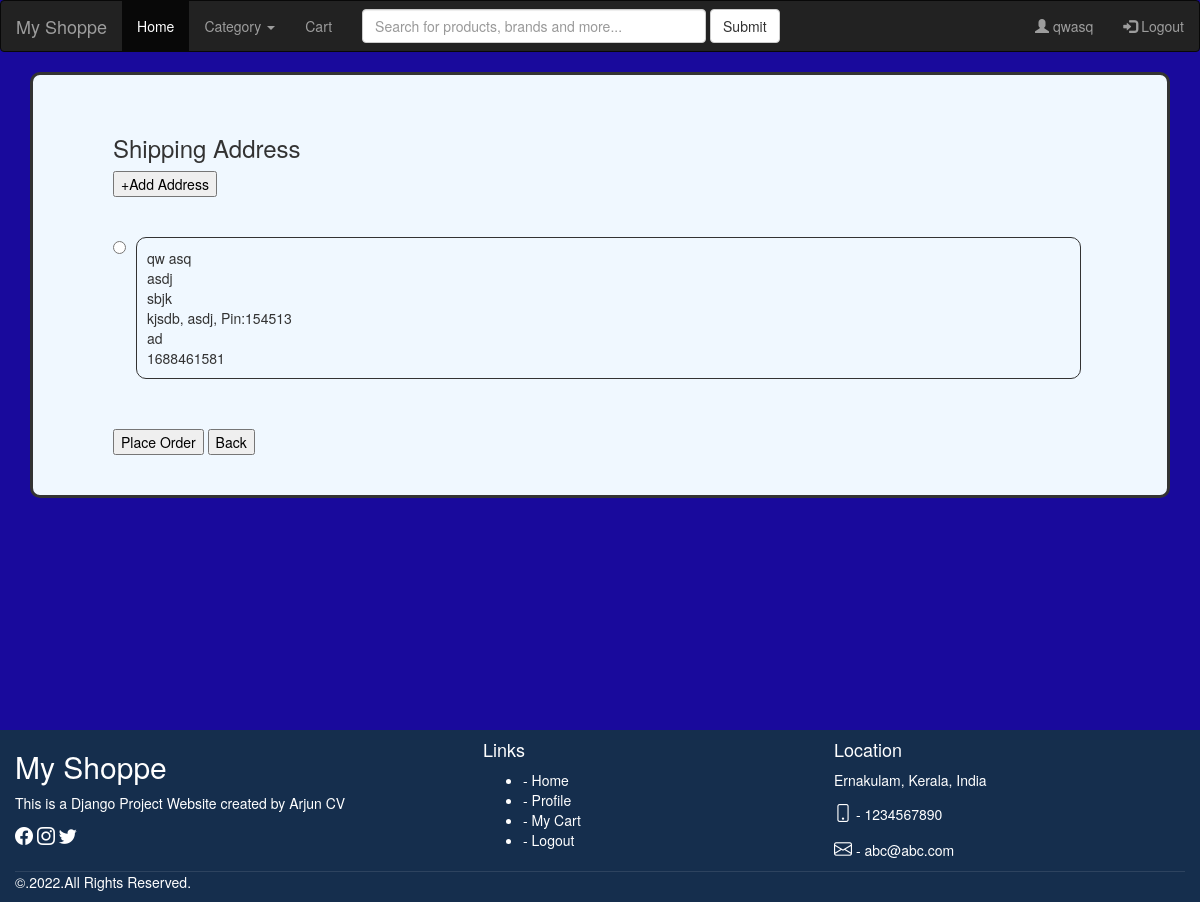
Screenshot of /shippingpage (signed in) with the database file from the repository.
### account/models.py (models this page shows)
class userdetails(models.Model):
    username = models.ForeignKey(User,blank=True, null=True, on_delete=models.CASCADE)
    Address_line1 = models.CharField(max_length=50, default='NULL')
    Address_line2 = models.CharField(max_length=50, default='NULL')
    City = models.CharField(max_length=50, default='NULL')
    State = models.CharField(max_length=50, default='NULL')
    Phone_no = models.TextField(max_length=10, default='NULL')
    Pincode = models.IntegerField()
    landmark = models.CharField(max_length=100, default='NULL')

### home/views.py (the view)
# urls.py: path("shippingpage", views.shippingpage, name="shippingpage"),
def shippingpage(request):
    page = loader.get_template('shippingpage.html')
    db = userdetails.objects.filter(username_id=request.user.id)
    print(db)
    data = {"add": db}
    response = page.render(data, request)
    return HttpResponse(response)

### home/templates/shippingpage.html (shortened to what this page needs)
{% extends 'base.html' %}
{% block content %}
<div class="container" style="min-height: 648px;">
    <div class="cart_div">
        <h3>Shipping Address</h3>
        <button type="button" onclick="add_address()" style="color: black;">+Add Address</button>
        <br>
        <br>
        <br>
        <Form action="placeorder" method="post">
            {% for i in add %}
            <input type="radio" name='id' value='{{i.id}}' style="float: left;" required>
            <div id=address class="address_div">
                <div style="width: 90%; height: 120px;float: left; height: 100%;">
                    {{i.username.first_name}} {{i.username.last_name}}<br>
                    {{i.Address_line1}}<br>
                    {{i.Address_line2}}<br>
                    {{i.City}}, {{i.State}}, Pin:{{i.Pincode}}<br>
                    {{i.landmark}}<br>
                    {{i.Phone_no}}<br>
                </div>
                <div
                    style="width: 10%; height: 120px; float: left; justify-content: center;display: flex; align-items: center;">
                    <a href="login/deleteaddress/{{i.id}}">
                        <box-icon name='trash'></box-icon>
                    </a>
                </div>
            </div>
            {% endfor %}
            <br>
            <br>
            <a href="" style="color: black;"><input type="submit" value="Place Order"></a>
            <a href="mycart" style="color: black;"><input type="button" value="Back"></a>
        </Form>
    </div>
</div>
{% endblock %}

### landingpage/base.html (shortened to what this page needs)
<!DOCTYPE html>
<html lang="en">
{% load static %}
{% static 'images' as base %}
<head>
    <link rel="stylesheet" href="https://maxcdn.bootstrapcdn.com/bootstrap/3.4.1/css/bootstrap.min.css">
    <link rel="stylesheet" href="https://cdn.jsdelivr.net/npm/bootstrap-icons@1.5.0/font/bootstrap-icons.css">
    <link rel="stylesheet" href="https://cdnjs.cloudflare.com/ajax/libs/font-awesome/5.15.3/css/all.min.css">
    <link rel="stylesheet" href="{% static 'css/main.css' %}">
</head>
<body style="background-color:rgb(25, 10, 156); display:flex; flex-direction: column;">
    <nav class="navbar navbar-inverse">
        <div class="container-fluid">
            <div class="navbar-header">
                <a class="navbar-brand" href="/">My Shoppe</a>
            </div>
            <ul class="nav navbar-nav">
                <li class="active"><a href="/">Home</a></li>
                <li class="dropdown"><a class="dropdown-toggle" data-toggle="dropdown" href="#">Category <span
                            class="caret"></span></a>
                </li>
                {% if user.is_authenticated %}
                    <li><a href="/mycart">Cart</a></li>
                {% else %}
                    <li><a href="/login">Cart</a></li>
                {% endif %}
            </ul>
            <form class="navbar-form navbar-left" action="searchitem" method="post">
                <div class="form-group">
                    <input type="text" class="form-control" placeholder="Search for products, brands and more..." size="40" name="keyword" id="keyword">
                </div>
                <button type="submit" class="btn btn-default">Submit</button>
            </form>
            <ul class="nav navbar-nav navbar-right">
                {% if user.is_authenticated is False%}
                    <li><a href="/login/register"><span class="glyphicon glyphicon-user"></span> Sign Up</a></li>
                {% else %}
                    <li><a href="userprofile"><span class="glyphicon glyphicon-user"></span> {{request.user.username}}</a></li>
                {% endif %}
                {% if user.is_authenticated %}
                    <li><a href="/login/logout"><span class="glyphicon glyphicon-log-in"></span> Logout</a></li>
                {% else %}
                    <li><a href="/login"><span class="glyphicon glyphicon-log-in"></span> Login</a></li>
                {% endif %}
            </ul>
        </div>
    </nav>
    {% block footer %}
    {% block content %}{% endblock %}
    <div class="footer_div">
        <div class="container">
          <div class="row">
            <div style="width: 40%; float:left">
              <h2>My Shoppe</h2>
              <p style="color: white;">This is a Django Project Website created by Arjun CV </p>
              <p><a href="https://www.facebook.com/" class="icon_a"><i class="bi bi-facebook icon"></i></a>
                <a href="https://www.instagram.com/?hl=en" class="icon_a"> <i class="bi bi-instagram icon"></i></a>
                <a href="https://www.twitter.com" class="icon_a"> <i class="bi bi-twitter icon"></i></a></p>
            </div>
            <div style="width: 30%; float: left;">
              <h4 style="color: white;">Links</h4>
                <ul class="list_tag">
                    <li>- <a href="/" class="icon_a">Home</a></li>
                    {% if user.is_authenticated %}
                        <li>- <a href="userprofile" class="icon_a">Profile</a></li>
                    {% endif %}
                    <li>- <a href="mycart" class="icon_a">My Cart</a></li>
                    {% if user.is_authenticated %}
                        <li>- <a href="login/logout" class="icon_a">Logout</a></li>
                    {% else %}
                        <li>- <a href="login" class="icon_a">Login</a></li>
                    {% endif %}
                </ul>
            </div>
            <div class="location" style="width: 30%; float: left;">
              <h4 style="color: white;">Location</h4>
              <p>Ernakulam, Kerala, India</p>
              <p class="mb-0"><i class="bi bi-phone icon"></i> - 1234567890</p>
              <p><i class="bi bi-envelope icon"></i> - abc@abc.com</p>
            </div>
          </div>
          <div class="row">
            <div class="copyright">
              <p id="copyright"><small style="color:white"></small></p>
            </div>
          </div>
        </div>
        </div>
  {% endblock%}
</body>
</html>

### static/css/main.css (style rules this page uses)
.active { background-color: #ffffff; }
.cart_div { border-style: solid; border-radius: 10px; border-width: 3px; height: auto; width: 100%; background-color: aliceblue; padding: 40px; padding-left: 80px; padding-right: 80px; }
.address_div { border-style: solid; border-width: 1px; border-radius: 10px; padding: 10px; width:97%; float: left; margin-left: 10px; margin-bottom: 50px; }
.footer_div { background: #152e4d; color:white; bottom: 0; position: static; width: 100%; margin-top: 10px; }
.icon { font-size: 18px; }
.icon_a { color:white; transition: color .2s; }
.list_tag { list-style-type: disc; }
.copyright { border-top:1px; border-top-style: solid; border-top-color:rgba(255,255,255,.1); }

### rows the page displays
userdetails: username.first_name "qw", username.last_name "asq", Address_line1 "asdj", Address_line2 "sbjk", City "kjsdb", State "asdj", Pincode "154513", landmark "ad", Phone_no "1688461581"

### other values shown
{{ request.user.username }} "qwasq"
